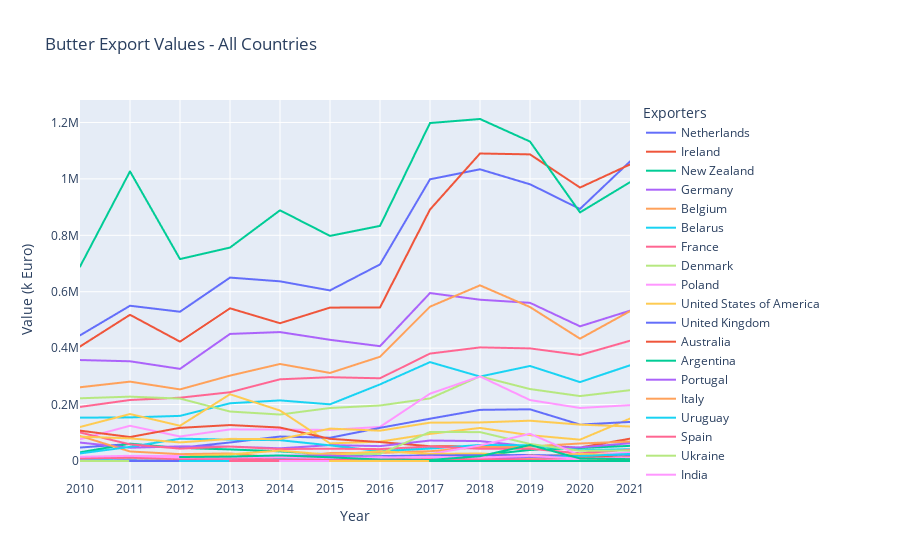

Write notebook code for a chart like this one.
### Code cell
# df_global.sort_values(by=['Year','Value (k Euro)'],ascending=False,inplace=True)
fig = px.line(df_global, 
              x='Year', 
              y='Value (k Euro)', 
              color='Exporters', 
              title='Butter Export Values - All Countries')
fig.show()
